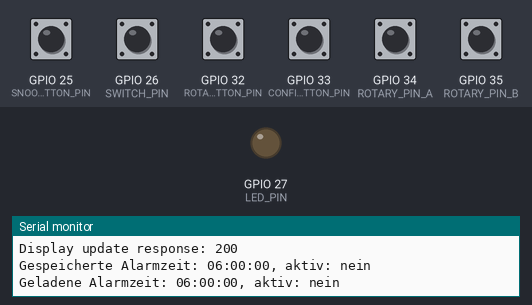
The program below on a simulated ESP32. On the bench: output pins drawn as LEDs (lit = HIGH), the last lines printed to the serial monitor. Inputs (shaded band) come from the test bench; at power-on: GPIO 25 (SNOOZE_BUTTON_PIN), GPIO 26 (SWITCH_PIN), GPIO 32 (ROTARY_BUTTON_PIN), GPIO 33 (CONFIRM_BUTTON_PIN), GPIO 34 (ROTARY_PIN_A), GPIO 35 (ROTARY_PIN_B) HIGH. WiFi joins after 1.5 s; servers stay silent unless stated; uploads are accepted with an empty reply; the local clock reads 2024-03-15 10:24:30 at power-on unless the program sets it; EEPROM starts erased; not simulated (calls return 0 or success): credentials.h.

Above: at 2.3 s.
2.4 s: GPIO 26 (SWITCH_PIN) pulled LOW for 1 s
At 3.3 s:
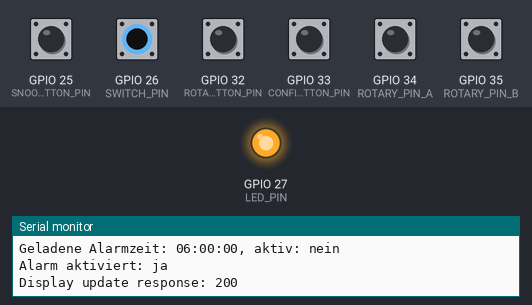
12.1 s: GPIO 26 (SWITCH_PIN) driven HIGH
Timing chart, 0 to 14.6 s (numbered marks = the images above; inputs shaded):
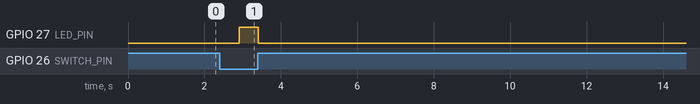

Measured:
- after the input at 2.4 s, GPIO 27 (LED_PIN): LOW → HIGH after 0.51 s, → LOW 0.50 s later
- after the input at 12.1 s, every drawn part: stays the same

The program:

main.cpp
```cpp
#include <Arduino.h>
#include <EEPROM.h>
#include <Preferences.h>
#include "RotaryEncoder/RotaryEncoder.h"
#include "Button/Button.h"
#include "SwitchInput/Switchinput.h"
#include "Led/LED.h"
#include "HTTPManager/HTTPManager.h"
#include "AlarmClock/AlarmClock.h"
#include "NTPManager/NTPManager.h"

constexpr int ROTARY_PIN_A = 34;
constexpr int ROTARY_PIN_B = 35;
constexpr int ROTARY_BUTTON_PIN = 32;
constexpr int CONFIRM_BUTTON_PIN = 33;
constexpr int SNOOZE_BUTTON_PIN = 25;
constexpr int SWITCH_PIN = 26;
constexpr int LED_PIN = 27;

Preferences preferences;
RotaryEncoder encoder(ROTARY_PIN_A, ROTARY_PIN_B, ROTARY_BUTTON_PIN);
Button button(CONFIRM_BUTTON_PIN, SNOOZE_BUTTON_PIN);
SwitchInput alarmSwitch(SWITCH_PIN);
Led signalLed(LED_PIN);
HTTPManager httpManager;
NTPManager ntpManager("de.pool.ntp.org", 3600, 3600);
AlarmClock alarmClock(encoder, button, alarmSwitch, signalLed, httpManager, ntpManager, preferences);


void inputTask(void *pvParameters)
{
  AlarmClock *alarm = static_cast<AlarmClock *>(pvParameters);
  while (true)
  {
    alarm->processInputs();
    vTaskDelay(pdMS_TO_TICKS(10));
  }
}

void httpTask(void *pvParameters)
{
  AlarmClock *alarm = static_cast<AlarmClock *>(pvParameters);
  while (true)
  {
    alarm->processHTTP();
    vTaskDelay(pdMS_TO_TICKS(50));
  }
}

void setup()
{
  Serial.begin(115200);

  Serial.println("EEPROM initialisiert.");

  httpManager.connectWiFi();

  xTaskCreatePinnedToCore
  (
      inputTask,
      "InputTask",
      4096,
      &alarmClock,
      1,
      NULL,
      0
  );

  Serial.println("InputTask initialisiert.");

  xTaskCreatePinnedToCore
  (
      httpTask,
      "HTTPTask",
      4096,
      &alarmClock,
      1,
      NULL,
      1
  );

  Serial.println("HTTPTask initialisiert.");

  NTPManager ntpManager;

  if (ntpManager.updateLocalTime())
  {
    Serial.println("NTP-Zeit erfolgreich aktualisiert.");
  }
  else
  {
    Serial.println("NTP-Zeit konnte nicht aktualisiert werden.");
  }

    preferences.begin("alarmClock", false);
    alarmClock.loadAlarmFromPreferences();

  vTaskDelete(NULL);
}

void loop(){};
```

AlarmClock.cpp
```cpp
#include "Button/Button.h"
#include "AlarmClock.h"
#include <Arduino.h>
#include <Preferences.h>
#include <time.h>

AlarmClock::AlarmClock(RotaryEncoder &encoder, Button &button,
                       SwitchInput &activeSwitch, Led &signalLed, HTTPManager &httpManager, NTPManager &ntpManager, Preferences &preferences)
    : _encoder(encoder), _button(button),
      _activeSwitch(activeSwitch), _signalLed(signalLed), _httpManager(httpManager), _ntpManager(ntpManager), _preferences(preferences),
      _alarmActive(false), _snoozed(false)
{

}

AlarmClock::~AlarmClock() {
    _preferences.end();
}

void AlarmClock::loadAlarmFromPreferences()
{
    if (_preferences.isKey("alarmHour"))
    {
        _alarmHours = _preferences.getInt("alarmHour");
        _alarmMinutes = _preferences.getInt("alarmMin");
        _alarmSeconds = _preferences.getInt("alarmSec");
        _alarmActive = _preferences.getBool("alarmActive");
    }
    else
    {
        _alarmHours = 6;
        _alarmMinutes = 0;
        _alarmSeconds = 0;
        _alarmActive = false;
        saveAlarmToPreferences();
    }
    Serial.printf("Geladene Alarmzeit: %02d:%02d:%02d, aktiv: %s\n",
                  _alarmHours, _alarmMinutes, _alarmSeconds, _alarmActive ? "ja" : "nein");
}

void AlarmClock::saveAlarmToPreferences()
{
    _preferences.putInt("alarmHour", _alarmHours);
    _preferences.putInt("alarmMin", _alarmMinutes);
    _preferences.putInt("alarmSec", _alarmSeconds);
    _preferences.putBool("alarmActive", _alarmActive);
    _preferences.end();
    _preferences.begin("alarmClock", false);
    sendDisplayUpdate();

    Serial.printf("Gespeicherte Alarmzeit: %02d:%02d:%02d, aktiv: %s\n",
                  _alarmHours, _alarmMinutes, _alarmSeconds, _alarmActive ? "ja" : "nein");
}

void AlarmClock::sendDisplayUpdate()
{
    char buffer[128];
    snprintf(buffer, sizeof(buffer),
             "{\"hours\": %d, \"minutes\": %d, \"seconds\": %d, \"active\": %s}",
             _alarmHours, _alarmMinutes, _alarmSeconds, _alarmActive ? "true" : "false");
    _httpManager.sendDisplayData(buffer);
}

void AlarmClock::updateAlarmTime()
{
    _encoder.update();
    int increment = _encoder.getIncrement();
    bool timeChanged = false;

    if (increment != 0)
    {
        switch (_encoder.getMode())
        {
        case RotaryEncoder::Mode::Hours:
            _alarmHours = (_alarmHours + increment + 24) % 24;
            timeChanged = true;
            break;
        case RotaryEncoder::Mode::Minutes:
            _alarmMinutes = (_alarmMinutes + increment + 60) % 60;
            timeChanged = true;
            break;
        case RotaryEncoder::Mode::Seconds:
            _alarmSeconds = (_alarmSeconds + increment + 60) % 60;
            timeChanged = true;
            break;
        }
        _encoder.resetIncrement();
    }

    if (_encoder.isButtonPressed())
    {
        _encoder.switchMode();
        timeChanged = true;
    }

    if (_button.isPressed(1))
    {
        saveAlarmToPreferences();
        sendDisplayUpdate();
        delay(1000);
        _httpManager.sendDisplayData("{\"hours\": 0, \"minutes\": 0, \"seconds\": 0, \"active\": false}");
        delay(1000);
        sendDisplayUpdate();

    }

    if (timeChanged)
    {
        sendDisplayUpdate();
        Serial.printf("Display: %02d %02d %02d\n", _alarmHours, _alarmMinutes, _alarmSeconds);
    }
}

void AlarmClock::updateAlarmActiveState()
{
    bool switchState = _activeSwitch.isActive();
    if (switchState != _alarmActive)
    {
        _alarmActive = switchState;
        _preferences.putBool("alarmActive", _alarmActive);
        _preferences.end();
        _preferences.begin("alarmClock", false);

        Serial.printf("Alarm aktiviert: %s\n", _alarmActive ? "ja" : "nein");

        if (_alarmActive)
        {
            _signalLed.on();
            sendDisplayUpdate();
        }
        else
        {
            _signalLed.off();
            _httpManager.sendDirectOff();
        }
    }
}

void AlarmClock::checkAndActivateLight()
{
    time_t nowTime = _ntpManager.getCurrentTime();
    struct tm *timeinfo = localtime(&nowTime);

    int currentSeconds = timeinfo->tm_hour * 3600 + timeinfo->tm_min * 60 + timeinfo->tm_sec;

    int storedAlarmHours = _preferences.getInt("alarmHour", 6);
    int storedAlarmMinutes = _preferences.getInt("alarmMin", 0);
    int storedAlarmSeconds = _preferences.getInt("alarmSec", 0);
    bool storedAlarmActive = _preferences.getBool("alarmActive", false);

    int alarmSeconds = storedAlarmHours * 3600 + storedAlarmMinutes * 60 + storedAlarmSeconds;
    int diff = alarmSeconds - currentSeconds;

    bool shouldLightBeOn = (storedAlarmActive && diff > 0 && diff <= 1800);
    static bool lastLightState = false;

    if (shouldLightBeOn != lastLightState)
    {
        if (shouldLightBeOn)
        {
            _httpManager.sendLightCommand(true);
            sendDisplayUpdate();
        }
        else
        {
            //_httpManager.sendDirectOff();
        }
        lastLightState = shouldLightBeOn;
    }
}

void AlarmClock::processInputs()
{
    updateAlarmTime();
    updateAlarmActiveState();
    if (_button.isPressed(2))
    {
        if (!_snoozed)
        {
            _httpManager.sendDirectOn();
            _snoozed = true;
            Serial.println("Button 2 gedrückt: sendDirectOn()");
        }
        else
        {
        _httpManager.sendDirectOff();
        _snoozed = false;
        Serial.println("Button 2 gedrückt: sendDirectOff()");
        }
    }
}

void AlarmClock::processHTTP()
{
    checkAndActivateLight();
}
```

AlarmClock.h
```cpp
#ifndef ALARM_CLOCK_H
#define ALARM_CLOCK_H

#include "RotaryEncoder/RotaryEncoder.h"
#include "Button/Button.h"
#include "SwitchInput/Switchinput.h"
#include "Led/LED.h"
#include "HTTPManager/HTTPManager.h"
#include "NTPManager/NTPManager.h"
#include <Preferences.h>

class AlarmClock
{
public:
    AlarmClock(RotaryEncoder &encoder, Button &button,
               SwitchInput &activeSwitch, Led &signalLed, HTTPManager &httpManager, NTPManager &ntpManager, Preferences &preferences);
    ~AlarmClock();
    void processInputs();
    void processHTTP();
    void loadAlarmFromPreferences();

private:
    RotaryEncoder &_encoder;
    Button &_button;
    SwitchInput &_activeSwitch;
    Led &_signalLed;
    HTTPManager &_httpManager;
    NTPManager &_ntpManager;
    Preferences &_preferences;

    int _alarmHours;
    int _alarmMinutes;
    int _alarmSeconds;
    bool _alarmActive;
    bool _snoozed;

    void updateAlarmTime();
    void updateAlarmActiveState();
    void sendDisplayUpdate();
    void checkAndActivateLight();
    void saveAlarmToPreferences();
};

#endif // ALARM_CLOCK_H
```

Button.cpp
```cpp
#include "Button.h"
#include <Arduino.h>

Button::Button(int pin1, int pin2)
    : _pin1(pin1), _pin2(pin2), _lastDebounceTime1(0), _lastDebounceTime2(0), _lastButtonState1(HIGH), _lastButtonState2(HIGH)
{
    pinMode(_pin1, INPUT_PULLUP);
    pinMode(_pin2, INPUT_PULLUP);
}

Button::~Button() {}

bool Button::isPressed(int button)
{
    int pin = (button == 1) ? _pin1 : _pin2;
    unsigned long &lastDebounceTime = (button == 1) ? _lastDebounceTime1 : _lastDebounceTime2;
    bool &lastButtonState = (button == 1) ? _lastButtonState1 : _lastButtonState2;

    bool reading = (digitalRead(pin) == LOW);
    unsigned long currentTime = millis();

    if (reading != lastButtonState)
    {
        lastDebounceTime = currentTime;
        lastButtonState = reading;
    }

    if ((currentTime - lastDebounceTime) > DEBOUNCE_DELAY)
    {
        return reading;
    }

    return false;
}
```

Button.h
```cpp
#ifndef BUTTON_H
#define BUTTON_H

#include <Arduino.h>

class Button
{
public:
    Button(int pin1, int pin2);
    ~Button();
    bool isPressed(int button);

private:
    int _pin1;
    int _pin2;
    unsigned long _lastDebounceTime1;
    unsigned long _lastDebounceTime2;
    bool _lastButtonState1;
    bool _lastButtonState2;
    static const unsigned long DEBOUNCE_DELAY = 200;
};

#endif // BUTTON_H
```

HTTPManager.cpp
```cpp
#include "HTTPManager.h"
#include <HTTPClient.h>
#include <Arduino.h>
#include <WiFi.h>
#include "credentials.h"

HTTPManager::HTTPManager(){}

HTTPManager::~HTTPManager() {}

void HTTPManager::connectWiFi()
{
    WiFi.begin(WIFI_SSID, WIFI_PASSWORD);
    Serial.println("Connecting to WiFi...");

    unsigned long startAttemptTime = millis();
    while (WiFi.status() != WL_CONNECTED && millis() - startAttemptTime < 10000) // 10 Sekunden Timeout
    {
        delay(500);
        Serial.print(".");
    }

    if (WiFi.status() == WL_CONNECTED)
    {
        Serial.println("\nConnected to WiFi!");
    }
    else
    {
        Serial.println("\nWiFi connection failed!");
    }
}

void HTTPManager::sendDisplayData(const std::string &data)
{
    HTTPClient http;

    if (!http.begin("http://192.168.178.130/update"))
    {
        Serial.println("Error: Invalid URL");
        return;
    }

    http.addHeader("Content-Type", "application/json");
    int httpResponseCode = http.POST(data.c_str());

    if (httpResponseCode > 0)
    {
        Serial.printf("Display update response: %d\n", httpResponseCode);
    }
    else
    {
        Serial.printf("Error sending display data: %s\n", http.errorToString(httpResponseCode).c_str());
    }

    http.end();
}


void HTTPManager::sendLightCommand(bool on)
{
    HTTPClient http;
    std::string url = "http://192.168.178.189/set";
    std::string payload = on ? "{\"state\":\"on\"}" : "{\"state\":\"off\"}";

    Serial.print("Sende HTTP-POST an ");
    Serial.println(url.c_str());
    Serial.print("Payload: ");
    Serial.println(payload.c_str());

    http.begin(url.c_str());
    http.addHeader("Content-Type", "application/json");

    int httpResponseCode = http.POST(payload.c_str());

    if (httpResponseCode > 0)
    {
        Serial.printf("HTTP-Antwort: %d\n", httpResponseCode);
    }
    else
    {
        Serial.printf("Fehler beim Senden des Befehls: %s\n", http.errorToString(httpResponseCode).c_str());
    }

    http.end();
}

void HTTPManager::sendDirectOn()
{
    HTTPClient http;
    std::string url = "http://192.168.178.189/On";
    std::string payload = "{\"command\":\"Direct On\"}";

    Serial.print("Sende Direct On an ");
    Serial.println(url.c_str());
    Serial.print("Payload: ");
    Serial.println(payload.c_str());

    http.begin(url.c_str());
    http.addHeader("Content-Type", "application/json");

    int httpResponseCode = http.POST(payload.c_str());

    if (httpResponseCode > 0)
    {
        Serial.printf("HTTP-Antwort: %d\n", httpResponseCode);
    }
    else
    {
        Serial.printf("Fehler beim Senden des Direct On-Befehls: %s\n", http.errorToString(httpResponseCode).c_str());
    }

    http.end();
}

void HTTPManager::sendDirectOff()
{
    HTTPClient http;
    std::string url = "http://192.168.178.189/stop";
    std::string payload = "{\"command\":\"Direct off\"}";

    Serial.print("Sende Direct Off an ");
    Serial.println(url.c_str());
    Serial.print("Payload: ");
    Serial.println(payload.c_str());

    http.begin(url.c_str());
    http.addHeader("Content-Type", "application/json");

    int httpResponseCode = http.POST(payload.c_str());

    if (httpResponseCode > 0)
    {
        Serial.printf("HTTP-Antwort: %d\n", httpResponseCode);
    }
    else
    {
        Serial.printf("Fehler beim Senden des Direct Off-Befehls: %s\n", http.errorToString(httpResponseCode).c_str());
    }

    http.end();
}
```

HTTPManager.h
```cpp
#ifndef HTTP_MANAGER_H
#define HTTP_MANAGER_H

#include <string>

class HTTPManager
{
public:
    HTTPManager();
    ~HTTPManager();
    void connectWiFi();
    void sendDisplayData(const std::string &data);
    void sendLightCommand(bool on);
    void sendDirectOn();
    void sendDirectOff();

private:
};

#endif // HTTP_MANAGER_H
```

LED.cpp
```cpp
#include "Led.h"
#include <Arduino.h>

Led::Led(int pin) : _pin(pin), _state(false)
{
    pinMode(_pin, OUTPUT);
    off();
}

Led::~Led() {}

void Led::on()
{
    digitalWrite(_pin, HIGH);
    _state = true;
}

void Led::off()
{
    digitalWrite(_pin, LOW);
    _state = false;
}

void Led::toggle()
{
    if (_state)
        off();
    else
        on();
}

bool Led::isOn() const
{
    return _state;
}
```

LED.h
```cpp
#ifndef LED_H
#define LED_H

class Led
{
public:

    Led(int pin);
    ~Led();

    void on();
    void off();
    void toggle();
    bool isOn() const;

private:

    int _pin;
    bool _state;
};

#endif // LED_H
```

NTPManager.cpp
```cpp
#include "NTPManager.h"
#include <WiFi.h>
#include <time.h>
#include <Arduino.h>

NTPManager::NTPManager(const char *ntpServer, long gmtOffset_sec, int daylightOffset_sec)
    : _ntpServer(ntpServer), _gmtOffset_sec(gmtOffset_sec), _daylightOffset_sec(daylightOffset_sec)
{

    configTime(_gmtOffset_sec, _daylightOffset_sec, _ntpServer);
}

NTPManager::~NTPManager()
{

}

bool NTPManager::updateLocalTime(uint32_t timeout)
{
    uint32_t start = millis();
    struct tm timeinfo;

    while (!getLocalTime(&timeinfo, timeout))
    {
        if (millis() - start > timeout)
        {
            return false;
        }
        delay(500);
    }
    return true;
}

time_t NTPManager::getCurrentTime()
{
    return time(NULL);
}

bool NTPManager::getLocalTime(struct tm *timeinfo, uint32_t timeout)
{

    uint32_t start = millis();
    time_t now = time(NULL);
    while (now < 1000000000)
    {
        if (millis() - start > timeout)
        {
            return false;
        }
        delay(500);
        now = time(NULL);
    }
    localtime_r(&now, timeinfo);
    return true;
}
```

NTPManager.h
```cpp
#ifndef NTP_MANAGER_H
#define NTP_MANAGER_H

#include <time.h>

class NTPManager
{
public:

    NTPManager(const char *ntpServer = "de.pool.ntp.org", long gmtOffset_sec = 3600, int daylightOffset_sec = 3600);
    ~NTPManager();
    bool updateLocalTime(uint32_t timeout = 5000);
    time_t getCurrentTime();
    bool getLocalTime(struct tm *timeinfo, uint32_t timeout = 5000);

private:

    const char *_ntpServer;
    long _gmtOffset_sec;
    int _daylightOffset_sec;
};

#endif // NTP_MANAGER_H
```

RotaryEncoder.cpp
```cpp
#include <Arduino.h>
#include "RotaryEncoder.h"

RotaryEncoder::RotaryEncoder(int pinA, int pinB, int buttonPin)
    : _pinA(pinA), _pinB(pinB), _buttonPin(buttonPin),
      _lastStateA(HIGH), _lastStateB(HIGH), _lastRotationDebounceTime(0),
      _lastButtonState(HIGH), _lastButtonPressTime(0), _buttonPressed(false),
      _increment(0), _mode(Mode::Hours)
{
    pinMode(_pinA, INPUT_PULLUP);
    pinMode(_pinB, INPUT_PULLUP);
    pinMode(_buttonPin, INPUT_PULLUP);
}

RotaryEncoder::~RotaryEncoder() {}

void RotaryEncoder::update()
{
    unsigned long currentTime = millis();

    int currentStateA = digitalRead(_pinA);
    int currentStateB = digitalRead(_pinB);

    if (currentStateA != _lastStateA && currentStateA == LOW)
    {
        if (currentStateB == HIGH)
        {
            _increment++;
        }
        else
        {
            _increment--;
        }
        _lastRotationDebounceTime = currentTime;
    }
    _lastStateA = currentStateA;

    int currentButtonState = digitalRead(_buttonPin);
    if (currentButtonState != _lastButtonState)
    {
        if (currentButtonState == LOW && (currentTime - _lastButtonPressTime >= BUTTON_DEBOUNCE_DELAY))
        {
            _buttonPressed = true;
            _lastButtonPressTime = currentTime;
        }
        _lastButtonState = currentButtonState;
    }
}

int RotaryEncoder::getIncrement()
{
    int temp = _increment;
    _increment = 0;
    return temp;
}

void RotaryEncoder::resetIncrement()
{
    _increment = 0;
}

bool RotaryEncoder::isButtonPressed()
{
    bool wasPressed = _buttonPressed;
    _buttonPressed = false;
    return wasPressed;
}

void RotaryEncoder::switchMode()
{
    if (_mode == Mode::Hours)
        _mode = Mode::Minutes;
    else if (_mode == Mode::Minutes)
        _mode = Mode::Seconds;
    else
        _mode = Mode::Hours;
}

RotaryEncoder::Mode RotaryEncoder::getMode() const
{
    return _mode;
}
```

Switchinput.h
```cpp
#ifndef SWITCH_INPUT_H
#define SWITCH_INPUT_H

class SwitchInput
{
public:

    SwitchInput(int pin);
    ~SwitchInput();
    bool isActive();

private:

    int _pin;
    unsigned long _lastDebounceTime;
    bool _lastSwitchState;
    static const unsigned long DEBOUNCE_DELAY = 500;
};

#endif // SWITCH_INPUT_H
```

Source omitted: RotaryEncoder.h (859 bytes), SwitchInput.cpp (578 bytes)
